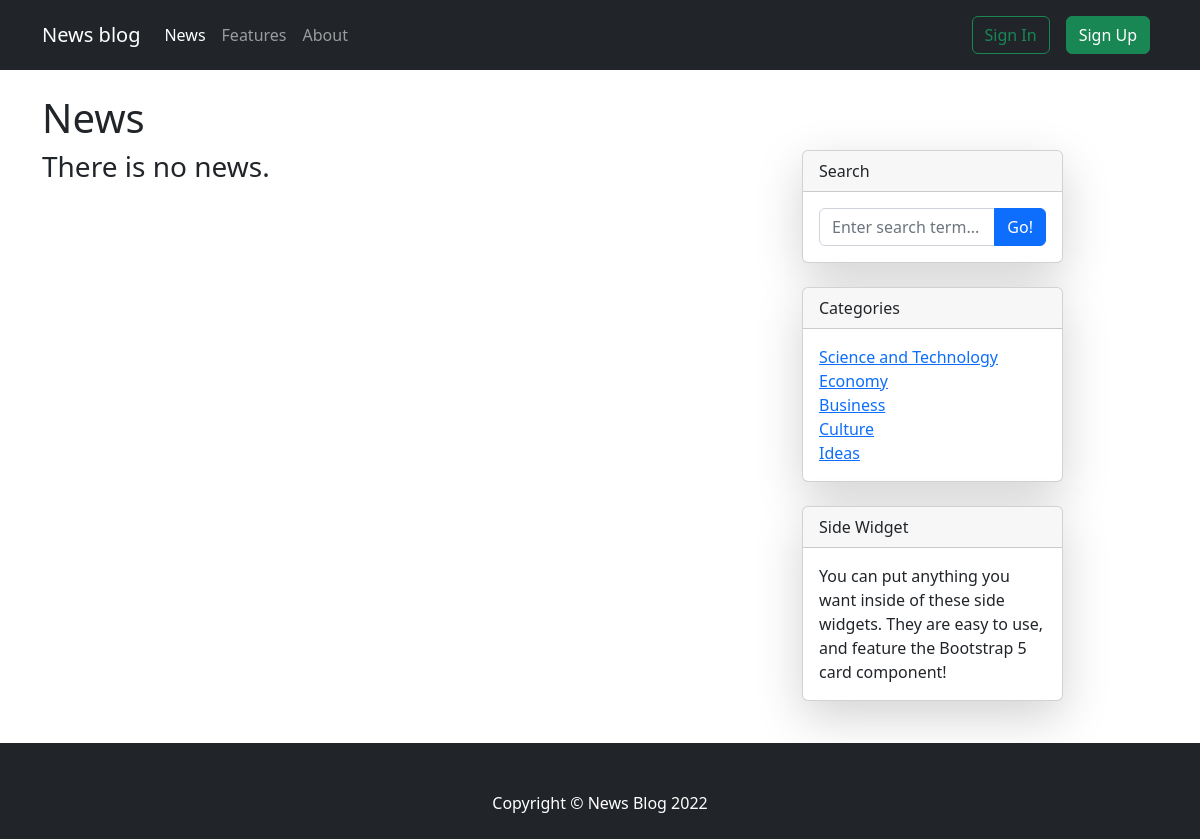
The page / on the database its author committed.
### news/models.py (models this page shows)
class Category(models.Model):
    name = models.CharField(max_length=32)
    class Meta:
        verbose_name_plural = 'Category'
    def __str__(self):
        return self.name

### news/views.py (the view)
# urls.py: path('', news_views.show_article_list, name='home'),
def show_article_list(request, cat_pk=0):
    context = create_context_for_all(pk=cat_pk)
    return render(request, template_name='news/home.html', context=context)

### news/services.py (called while the page is built)
def create_context_for_all(pk: int) -> dict:
    categories = Category.objects.all()
    if not pk:
        page_name = 'News'
        news = Article.objects.all().order_by('-date_of_create')
        error = 'There is no news.'
    else:
        page_name = categories[pk - 1].name
        news = Article.objects.filter(category_id=pk).order_by('-date_of_create')
        error = 'There is no news on this topic.'
    return {'page_name': page_name, 'news': news, 'categories': categories, 'error': error}

### news/templates/news/home.html
{% extends 'base.html' %}
{% block content %}
<div class="container mt-4 mb-4">
    <h1>{{ page_name }}</h1>
    <div class="row">
        <div class="col-lg-8">
            <div class="row">
                {% if news %}
                {% for n in news %}
                <div class="card m-2 shadow-lg" style="width: 17rem;">
                    <img src="{{ n.image.url }}" class="card-img-top" alt="...">
                    <div class="card-body">
                        <div class="text-muted fst-italic mb-2">Posted on {{ n.date_of_create|date:'M j Y H:i' }}</div>
                        <div class="text-muted fst-italic mb-2">Last update {{ n.date_of_update|date:'M j Y H:i' }}
                        </div>
                        <h5 class="card-title">{{ n.title }}</h5>
                        <p class="card-text">{{ n.description }}</p>
                        <a href="{% url 'article' n.id  %}" class="stretched-link"></a>
                    </div>
                </div>
                {% endfor %}
                {% else %}
                <h3>{{ error }}</h3>
                {% endif %}
            </div>
        </div>
        <div class="col-lg-3">
            <div class="card mb-4 shadow-lg">
                <div class="card-header">Search</div>
                <div class="card-body">
                    <div class="input-group">
                        <input class="form-control" type="text" placeholder="Enter search term..."
                               aria-label="Enter search term..." aria-describedby="button-search">
                        <button class="btn btn-primary" id="button-search" type="button">Go!</button>
                    </div>
                </div>
            </div>
            <div class="card mb-4 shadow-lg">
                <div class="card-header">Categories</div>
                <div class="card-body">
                    <div class="row">
                        <div class="col">
                            <ul class="list-unstyled mb-0">
                                {% if categories %}
                                {% for cat in categories %}
                                <li><a href="{% url 'home' cat.id %}">{{ cat }}</a></li>
                                {% endfor %}
                                {% else %}
                                <li>Categories not yet</li>
                                {% endif %}
                            </ul>
                        </div>
                    </div>
                </div>
            </div>
            <div class="card mb-4 shadow-lg">
                <div class="card-header">Side Widget</div>
                <div class="card-body">You can put anything you want inside of these side widgets. They are easy to use,
                    and feature the Bootstrap 5 card component!
                </div>
            </div>
        </div>
    </div>
</div>
{% endblock %}

### static/css/style.css (style rules this page uses)
* { margin: 0; padding: 0; }
html, body { height: 100%; }

### rows shown on the page
Category: name "Science and Technology"
Category: name "Economy"
Category: name "Business"
Category: name "Culture"
Category: name "Ideas"

### other values the page prints
{{ page_name }} "News"
{{ error }} "There is no news."
